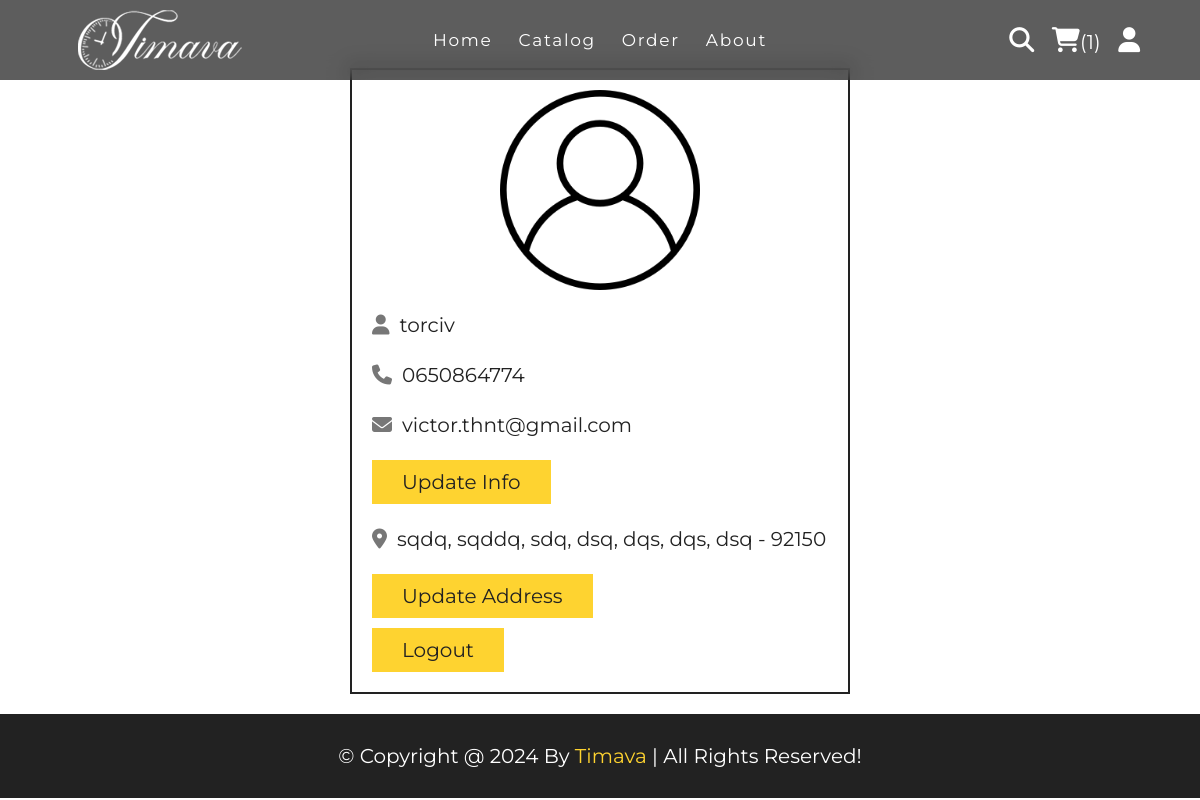
The app's page /profile.php (signed in) with its own data.
### tables this page shows
CREATE TABLE `users` (
  `id` int(100) NOT NULL,
  `name` varchar(20) NOT NULL,
  `email` varchar(50) NOT NULL,
  `number` varchar(10) NOT NULL,
  `password` varchar(50) NOT NULL,
  `address` varchar(500) NOT NULL
);

### profile.php (the view, shortened to what this page needs)
<?php
include 'components/connect.php';
if (isset($_SESSION['user_id'])) {
   $user_id = $_SESSION['user_id'];
} else {
   $user_id = '';
   header('Location: home.php');
   exit;
}
$fetch_profile = [];
try {
    $stmt = $conn->prepare("SELECT name, number, email, address FROM users WHERE id = :user_id");
    $stmt->execute([':user_id' => $user_id]);
    $fetch_profile = $stmt->fetch(PDO::FETCH_ASSOC);
} catch (PDOException $e) {
    echo 'Error: ' . $e->getMessage();
    exit;
}
?>
<!DOCTYPE html>
<html lang="en">
<head>
   <link rel="stylesheet" href="https://cdnjs.cloudflare.com/ajax/libs/font-awesome/6.1.1/css/all.min.css">
   <link rel="stylesheet" href="css/style.css">
</head>
<body>
<?php include 'components/user_header.php'; ?>
<section class="user-details">
   <div class="user">
      <img src="images/user-icon.png" alt="User Icon">
      <p><i class="fas fa-user"></i><span><?= htmlspecialchars($fetch_profile['name'] ?? 'N/A'); ?></span></p>
      <p><i class="fas fa-phone"></i><span><?= htmlspecialchars($fetch_profile['number'] ?? 'N/A'); ?></span></p>
      <p><i class="fas fa-envelope"></i><span><?= htmlspecialchars($fetch_profile['email'] ?? 'N/A'); ?></span></p>
      <a href="update_profile.php" class="btn">Update Info</a>
      <p class="address"><i class="fas fa-map-marker-alt"></i><span><?= empty($fetch_profile['address']) ? 'Please enter your address' : htmlspecialchars($fetch_profile['address']); ?></span></p>
      <a href="update_address.php" class="btn">Update Address</a></br>
      <a href="components/user_logout.php" class="btn">Logout</a>
   </div>
</section>
<?php include 'components/footer.php'; ?>
</body>
</html>

### css/style.css (style rules this page uses)
:root { --yellow: #fed330; --red: #e74c3c; --white: white; --black: #222; --light-color: #777; --border: .2rem solid var(--black); }
* { font-family: 'Montserrat', sans-serif; margin: 0; padding: 0; box-sizing: border-box; outline: none; border: none; text-decoration: none; }
html { font-size: 62.5%; overflow-x: hidden; scroll-behavior: smooth; stop-opacity: 7rem; }
section { margin: 0 auto; max-width: 1200px; padding: 2rem; }
.btn, .delete-btn { margin-top: 1rem; display: inline-block; font-size: 2rem; padding: 1rem 3rem; cursor: pointer; text-transform: capitalize; transition: .2s linear; }
.btn { background-color: var(--yellow); color: var(--black); }
.user-details .user { max-width: 50rem; margin: 0 auto; border: var(--border); padding: 2rem; }
.user-details .user img { width: 100%; height: 20rem; object-fit: contain; margin-bottom: 1rem; }
.user-details .user p { padding: 1rem 0; line-height: 1.5; font-size: 2rem; }
.user-details .user p span { color: var(--black); }
.user-details .user p i { margin-right: 1rem; color: var(--light-color); }
.user-details .user .address { margin-top: 1rem; }
img { width: 100%; display: block; }

### records on screen
users: name "torciv", number "0650864774", email "victor.thnt@gmail.com", address "sqdq, sqddq, sdq, dsq, dqs, dqs, dsq - 92150"

### other values on screen
$total_cart_items "1"
